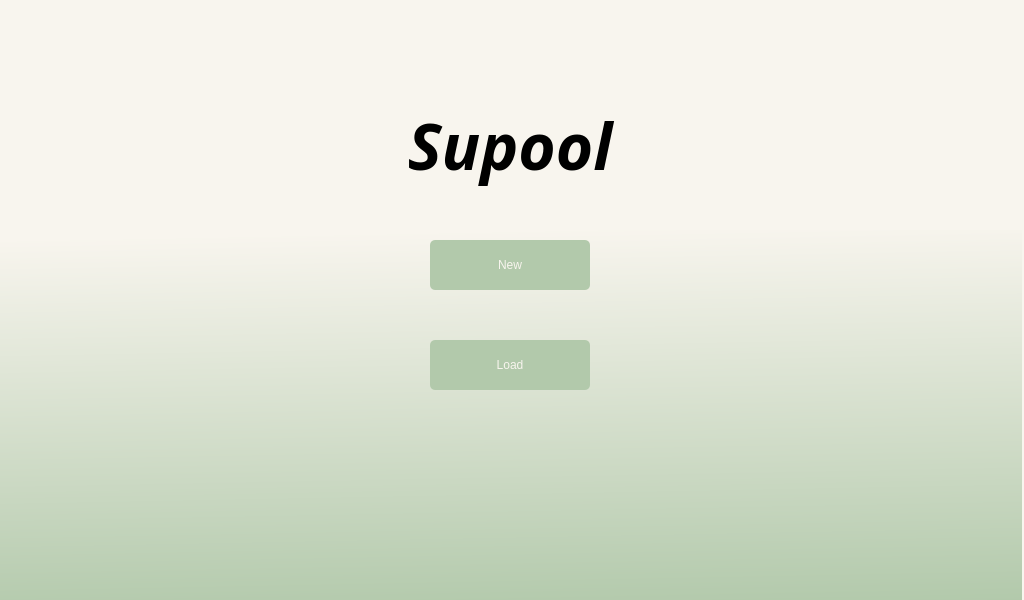
<?xml version="1.0" encoding="UTF-8"?>
<ui version="4.0">
 <class>Form</class>
 <widget class="QWidget" name="Form">
  <property name="geometry">
   <rect>
    <x>0</x>
    <y>0</y>
    <width>1024</width>
    <height>600</height>
   </rect>
  </property>
  <property name="windowTitle">
   <string>Form</string>
  </property>
  <property name="styleSheet">
   <string notr="true">background-color: rgb(248, 245, 238);</string>
  </property>
  <widget class="QPushButton" name="new_button">
   <property name="geometry">
    <rect>
     <x>430</x>
     <y>240</y>
     <width>160</width>
     <height>50</height>
    </rect>
   </property>
   <property name="styleSheet">
    <string notr="true">background-color: rgb(178, 201, 171);
color: rgb(248, 245, 238);
font: 700 22pt &quot;맑은 고딕&quot;;
border-radius: 5px;</string>
   </property>
   <property name="text">
    <string>New</string>
   </property>
  </widget>
  <widget class="QPushButton" name="old_button">
   <property name="geometry">
    <rect>
     <x>430</x>
     <y>340</y>
     <width>160</width>
     <height>50</height>
    </rect>
   </property>
   <property name="styleSheet">
    <string notr="true">background-color: rgb(178, 201, 171);
color: rgb(248, 245, 238);
font: 700 22pt &quot;맑은 고딕&quot;;
border-radius: 5px;</string>
   </property>
   <property name="text">
    <string>Load</string>
   </property>
  </widget>
  <widget class="QLabel" name="background_label">
   <property name="geometry">
    <rect>
     <x>-2</x>
     <y>230</y>
     <width>1024</width>
     <height>381</height>
    </rect>
   </property>
   <property name="styleSheet">
    <string notr="true">background-color: qlineargradient(spread:pad, x1:0.517045, y1:1, x2:0.466, y2:0, stop:0 rgba(178, 201, 171, 255), stop:1 rgba(248, 245, 238, 255));</string>
   </property>
   <property name="midLineWidth">
    <number>0</number>
   </property>
   <property name="text">
    <string/>
   </property>
  </widget>
  <widget class="QLabel" name="logo_label">
   <property name="geometry">
    <rect>
     <x>330</x>
     <y>90</y>
     <width>360</width>
     <height>110</height>
    </rect>
   </property>
   <property name="font">
    <font>
     <family>Palace Script MT</family>
     <pointsize>48</pointsize>
     <italic>true</italic>
     <bold>true</bold>
    </font>
   </property>
   <property name="styleSheet">
    <string notr="true">font-weight: bold;</string>
   </property>
   <property name="text">
    <string>Supool</string>
   </property>
   <property name="alignment">
    <set>Qt::AlignCenter</set>
   </property>
  </widget>
  <zorder>background_label</zorder>
  <zorder>logo_label</zorder>
  <zorder>old_button</zorder>
  <zorder>new_button</zorder>
 </widget>
 <resources/>
 <connections>
  <connection>
   <sender>new_button</sender>
   <signal>clicked()</signal>
   <receiver>Form</receiver>
   <slot>new_plant()</slot>
   <hints>
    <hint type="sourcelabel">
     <x>562</x>
     <y>285</y>
    </hint>
    <hint type="destinationlabel">
     <x>657</x>
     <y>259</y>
    </hint>
   </hints>
  </connection>
  <connection>
   <sender>old_button</sender>
   <signal>clicked()</signal>
   <receiver>Form</receiver>
   <slot>old_plant()</slot>
   <hints>
    <hint type="sourcelabel">
     <x>568</x>
     <y>369</y>
    </hint>
    <hint type="destinationlabel">
     <x>651</x>
     <y>365</y>
    </hint>
   </hints>
  </connection>
 </connections>
 <slots>
  <slot>old_plant()</slot>
  <slot>new_plant()</slot>
 </slots>
</ui>
